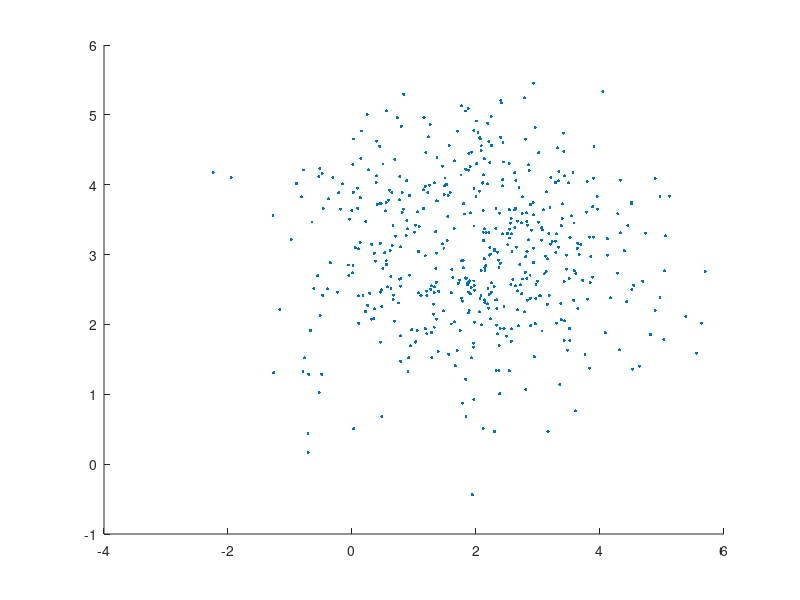

This chart was generated by the following MATLAB code: (Note: this script raises an error after producing the figure.)
clear all
close all
n_samples = 500; 
mean1 = [1 0]'; sigma1 = [3 2; 2 3]; 
mean2 = [2 3]'; sigma2 = [2 0; 0 1];
sample1=mvnrnd(mean1,sigma1,n_samples);
sample2=mvnrnd(mean2,sigma2,n_samples);
hold all
scatter(sample2(:,1),sample2(:,2),5,'filled');
scatter(sample1(:,1),sample1(:,2),'+','g');
PlotEllipse(mean2,sigma2,2,'b');
PlotEllipse(mean1,sigma1,2,'g');
sigmaprod_1=inv(sigma1)+inv(sigma2);
meanprod=sigmaprod_1\(sigma1\mean1+sigma2\mean2);
sigmaprod=inv(sigmaprod_1);
PlotEllipse(meanprod,sigmaprod,4,'m');
title('Distribution of two Weighted Average random variable (Blue and Green)');
hold off
axis([-6 10 -inf inf])